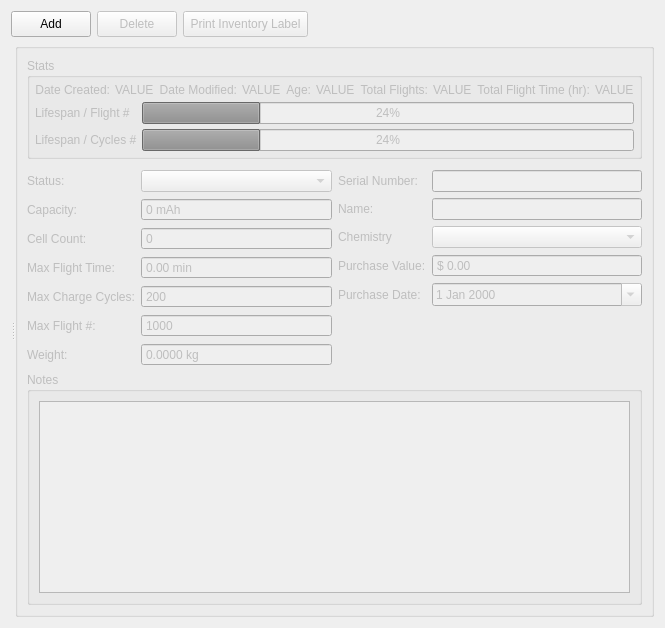
          <widget class="QWidget" name="batteries_tab">
           <attribute name="title">
            <string>Batteries</string>
           </attribute>
           <layout class="QVBoxLayout" name="verticalLayout_28" stretch="0,1">
            <item>
             <layout class="QHBoxLayout" name="horizontalLayout_50" stretch="0,0,0,1">
              <item>
               <widget class="QPushButton" name="battery_add_button">
                <property name="minimumSize">
                 <size>
                  <width>40</width>
                  <height>26</height>
                 </size>
                </property>
                <property name="text">
                 <string>Add</string>
                </property>
               </widget>
              </item>
              <item>
               <widget class="QPushButton" name="battery_delete_button">
                <property name="enabled">
                 <bool>false</bool>
                </property>
                <property name="minimumSize">
                 <size>
                  <width>50</width>
                  <height>26</height>
                 </size>
                </property>
                <property name="text">
                 <string>Delete</string>
                </property>
               </widget>
              </item>
              <item>
               <widget class="QPushButton" name="battery_print_inventory_label_button">
                <property name="enabled">
                 <bool>false</bool>
                </property>
                <property name="minimumSize">
                 <size>
                  <width>125</width>
                  <height>26</height>
                 </size>
                </property>
                <property name="text">
                 <string>Print Inventory Label</string>
                </property>
               </widget>
              </item>
              <item>
               <spacer name="horizontalSpacer_18">
                <property name="orientation">
                 <enum>Qt::Horizontal</enum>
                </property>
                <property name="sizeHint" stdset="0">
                 <size>
                  <width>40</width>
                  <height>20</height>
                 </size>
                </property>
               </spacer>
              </item>
             </layout>
            </item>
            <item>
             <widget class="QSplitter" name="battery_splitter">
              <property name="orientation">
               <enum>Qt::Horizontal</enum>
              </property>
              <property name="childrenCollapsible">
               <bool>true</bool>
              </property>
              <widget class="QWidget" name="layoutWidget">
               <layout class="QVBoxLayout" name="battery_search_layout"/>
              </widget>
              <widget class="QWidget" name="verticalLayoutWidget">
               <layout class="QVBoxLayout" name="verticalLayout_14">
                <item>
                 <widget class="QGroupBox" name="batteries_info_groupbox">
                  <property name="enabled">
                   <bool>false</bool>
                  </property>
                  <property name="flat">
                   <bool>false</bool>
                  </property>
                  <layout class="QVBoxLayout" name="_2" stretch="0,0,0">
                   <item>
                    <widget class="QGroupBox" name="groupBox_2">
                     <property name="minimumSize">
                      <size>
                       <width>0</width>
                       <height>100</height>
                      </size>
                     </property>
                     <property name="title">
                      <string>Stats</string>
                     </property>
                     <layout class="QVBoxLayout" name="verticalLayout_11" stretch="0,0">
                      <property name="spacing">
                       <number>5</number>
                      </property>
                      <property name="leftMargin">
                       <number>5</number>
                      </property>
                      <property name="topMargin">
                       <number>5</number>
                      </property>
                      <property name="rightMargin">
                       <number>5</number>
                      </property>
                      <property name="bottomMargin">
                       <number>5</number>
                      </property>
                      <item>
                       <layout class="QHBoxLayout" name="horizontalLayout_12">
                        <item>
                         <layout class="QHBoxLayout" name="horizontalLayout_18">
                          <item>
                           <widget class="QLabel" name="label_50">
                            <property name="text">
                             <string>Date Created:</string>
                            </property>
                            <property name="alignment">
                             <set>Qt::AlignRight|Qt::AlignTrailing|Qt::AlignVCenter</set>
                            </property>
                           </widget>
                          </item>
                          <item>
                           <widget class="QLabel" name="battery_date_created_value">
                            <property name="text">
                             <string>VALUE</string>
                            </property>
                           </widget>
                          </item>
                         </layout>
                        </item>
                        <item>
                         <layout class="QHBoxLayout" name="horizontalLayout_19">
                          <item>
                           <widget class="QLabel" name="label_51">
                            <property name="text">
                             <string>Date Modified:</string>
                            </property>
                            <property name="alignment">
                             <set>Qt::AlignRight|Qt::AlignTrailing|Qt::AlignVCenter</set>
                            </property>
                           </widget>
                          </item>
                          <item>
                           <widget class="QLabel" name="battery_date_modified_value">
                            <property name="text">
                             <string>VALUE</string>
                            </property>
                           </widget>
                          </item>
                         </layout>
                        </item>
                        <item>
                         <layout class="QHBoxLayout" name="horizontalLayout_13">
                          <item>
                           <widget class="QLabel" name="label_43">
                            <property name="text">
                             <string>Age:</string>
                            </property>
                            <property name="alignment">
                             <set>Qt::AlignRight|Qt::AlignTrailing|Qt::AlignVCenter</set>
                            </property>
                           </widget>
                          </item>
                          <item>
                           <widget class="QLabel" name="battery_age_value">
                            <property name="text">
                             <string>VALUE</string>
                            </property>
                           </widget>
                          </item>
                         </layout>
                        </item>
                        <item>
                         <layout class="QHBoxLayout" name="horizontalLayout_14">
                          <item>
                           <widget class="QLabel" name="label_44">
                            <property name="text">
                             <string>Total Flights:</string>
                            </property>
                            <property name="alignment">
                             <set>Qt::AlignRight|Qt::AlignTrailing|Qt::AlignVCenter</set>
                            </property>
                           </widget>
                          </item>
                          <item>
                           <widget class="QLabel" name="battery_total_flights_value">
                            <property name="text">
                             <string>VALUE</string>
                            </property>
                           </widget>
                          </item>
                         </layout>
                        </item>
                        <item>
                         <layout class="QHBoxLayout" name="horizontalLayout_15">
                          <item>
                           <widget class="QLabel" name="label_45">
                            <property name="text">
                             <string>Total Flight Time (hr):</string>
                            </property>
                            <property name="alignment">
                             <set>Qt::AlignRight|Qt::AlignTrailing|Qt::AlignVCenter</set>
                            </property>
                           </widget>
                          </item>
                          <item>
                           <widget class="QLabel" name="battery_total_flight_time_value">
                            <property name="text">
                             <string>VALUE</string>
                            </property>
                           </widget>
                          </item>
                         </layout>
                        </item>
                       </layout>
                      </item>
                      <item>
                       <layout class="QFormLayout" name="formLayout_11">
                        <item row="0" column="0">
                         <widget class="QLabel" name="label_46">
                          <property name="text">
                           <string>Lifespan / Flight #</string>
                          </property>
                         </widget>
                        </item>
                        <item row="0" column="1">
                         <widget class="QProgressBar" name="battery_lifespan_flight_progressbar">
                          <property name="maximum">
                           <number>100</number>
                          </property>
                          <property name="value">
                           <number>24</number>
                          </property>
                          <property name="format">
                           <string>%p%</string>
                          </property>
                         </widget>
                        </item>
                        <item row="1" column="0">
                         <widget class="QLabel" name="label_47">
                          <property name="text">
                           <string>Lifespan / Cycles #</string>
                          </property>
                         </widget>
                        </item>
                        <item row="1" column="1">
                         <widget class="QProgressBar" name="battery_lifespan_cycles_progressbar">
                          <property name="value">
                           <number>24</number>
                          </property>
                          <property name="orientation">
                           <enum>Qt::Horizontal</enum>
                          </property>
                          <property name="invertedAppearance">
                           <bool>false</bool>
                          </property>
                         </widget>
                        </item>
                       </layout>
                      </item>
                     </layout>
                    </widget>
                   </item>
                   <item>
                    <layout class="QHBoxLayout" name="horizontalLayout_11" stretch="1,1">
                     <property name="topMargin">
                      <number>5</number>
                     </property>
                     <item>
                      <layout class="QFormLayout" name="formLayout_9">
                       <item row="1" column="0">
                        <widget class="QLabel" name="label_34">
                         <property name="text">
                          <string>Capacity:</string>
                         </property>
                        </widget>
                       </item>
                       <item row="1" column="1">
                        <widget class="QSpinBox" name="battery_capacity_spinbox">
                         <property name="buttonSymbols">
                          <enum>QAbstractSpinBox::NoButtons</enum>
                         </property>
                         <property name="suffix">
                          <string> mAh</string>
                         </property>
                         <property name="prefix">
                          <string/>
                         </property>
                         <property name="maximum">
                          <number>10000</number>
                         </property>
                        </widget>
                       </item>
                       <item row="2" column="0">
                        <widget class="QLabel" name="label_35">
                         <property name="text">
                          <string>Cell Count:</string>
                         </property>
                        </widget>
                       </item>
                       <item row="2" column="1">
                        <widget class="QSpinBox" name="battery_cell_count_spinbox">
                         <property name="readOnly">
                          <bool>false</bool>
                         </property>
                         <property name="buttonSymbols">
                          <enum>QAbstractSpinBox::NoButtons</enum>
                         </property>
                         <property name="suffix">
                          <string/>
                         </property>
                         <property name="prefix">
                          <string/>
                         </property>
                         <property name="maximum">
                          <number>100</number>
                         </property>
                        </widget>
                       </item>
                       <item row="3" column="0">
                        <widget class="QLabel" name="label_36">
                         <property name="text">
                          <string>Max Flight Time:</string>
                         </property>
                        </widget>
                       </item>
                       <item row="3" column="1">
                        <widget class="QDoubleSpinBox" name="battery_max_flight_time_spinbox">
                         <property name="buttonSymbols">
                          <enum>QAbstractSpinBox::NoButtons</enum>
                         </property>
                         <property name="suffix">
                          <string> min</string>
                         </property>
                         <property name="maximum">
                          <double>1000.000000000000000</double>
                         </property>
                        </widget>
                       </item>
                       <item row="4" column="0">
                        <widget class="QLabel" name="label_37">
                         <property name="text">
                          <string>Max Charge Cycles:</string>
                         </property>
                        </widget>
                       </item>
                       <item row="4" column="1">
                        <widget class="QSpinBox" name="battery_max_charge_cycles_spinbox">
                         <property name="buttonSymbols">
                          <enum>QAbstractSpinBox::NoButtons</enum>
                         </property>
                         <property name="suffix">
                          <string/>
                         </property>
                         <property name="prefix">
                          <string/>
                         </property>
                         <property name="maximum">
                          <number>10000</number>
                         </property>
                         <property name="value">
                          <number>200</number>
                         </property>
                        </widget>
                       </item>
                       <item row="6" column="0">
                        <widget class="QLabel" name="label_38">
                         <property name="text">
                          <string>Weight:</string>
                         </property>
                        </widget>
                       </item>
                       <item row="6" column="1">
                        <widget class="QDoubleSpinBox" name="battery_weight_spinbox">
                         <property name="buttonSymbols">
                          <enum>QAbstractSpinBox::NoButtons</enum>
                         </property>
                         <property name="suffix">
                          <string> kg</string>
                         </property>
                         <property name="decimals">
                          <number>4</number>
                         </property>
                         <property name="maximum">
                          <double>100000.000000000000000</double>
                         </property>
                        </widget>
                       </item>
                       <item row="5" column="0">
                        <widget class="QLabel" name="label_39">
                         <property name="text">
                          <string>Max Flight #:</string>
                         </property>
                        </widget>
                       </item>
                       <item row="5" column="1">
                        <widget class="QSpinBox" name="battery_max_flight_spinbox">
                         <property name="buttonSymbols">
                          <enum>QAbstractSpinBox::NoButtons</enum>
                         </property>
                         <property name="suffix">
                          <string/>
                         </property>
                         <property name="prefix">
                          <string/>
                         </property>
                         <property name="maximum">
                          <number>10000</number>
                         </property>
                         <property name="value">
                          <number>1000</number>
                         </property>
                        </widget>
                       </item>
                       <item row="0" column="0">
                        <widget class="QLabel" name="label_40">
                         <property name="text">
                          <string>Status:</string>
                         </property>
                        </widget>
                       </item>
                       <item row="0" column="1">
                        <widget class="QComboBox" name="battery_status_combobox"/>
                       </item>
                      </layout>
                     </item>
                     <item>
                      <layout class="QFormLayout" name="formLayout_10">
                       <item row="0" column="0">
                        <widget class="QLabel" name="label_48">
                         <property name="text">
                          <string>Serial Number:</string>
                         </property>
                        </widget>
                       </item>
                       <item row="0" column="1">
                        <widget class="QLineEdit" name="battery_serial_number_line_edit"/>
                       </item>
                       <item row="1" column="0">
                        <widget class="QLabel" name="label_49">
                         <property name="text">
                          <string>Name:</string>
                         </property>
                        </widget>
                       </item>
                       <item row="1" column="1">
                        <widget class="QLineEdit" name="battery_name_line_edit"/>
                       </item>
                       <item row="3" column="0">
                        <widget class="QLabel" name="label_42">
                         <property name="text">
                          <string>Purchase Value:</string>
                         </property>
                        </widget>
                       </item>
                       <item row="3" column="1">
                        <widget class="QDoubleSpinBox" name="battery_item_value_spinbox">
                         <property name="buttonSymbols">
                          <enum>QAbstractSpinBox::NoButtons</enum>
                         </property>
                         <property name="prefix">
                          <string>$ </string>
                         </property>
                         <property name="maximum">
                          <double>1000000.000000000000000</double>
                         </property>
                        </widget>
                       </item>
                       <item row="4" column="0">
                        <widget class="QLabel" name="label_41">
                         <property name="text">
                          <string>Purchase Date:</string>
                         </property>
                        </widget>
                       </item>
                       <item row="4" column="1">
                        <widget class="QDateEdit" name="battery_date_purchased_date_edit">
                         <property name="calendarPopup">
                          <bool>true</bool>
                         </property>
                        </widget>
                       </item>
                       <item row="2" column="0">
                        <widget class="QLabel" name="label_89">
                         <property name="text">
                          <string>Chemistry</string>
                         </property>
                        </widget>
                       </item>
                       <item row="2" column="1">
                        <widget class="QComboBox" name="battery_chemistry_combobox"/>
                       </item>
                      </layout>
                     </item>
                    </layout>
                   </item>
                   <item>
                    <widget class="QGroupBox" name="verticalGroupBox_2">
                     <property name="minimumSize">
                      <size>
                       <width>0</width>
                       <height>130</height>
                      </size>
                     </property>
                     <property name="title">
                      <string>Notes</string>
                     </property>
                     <layout class="QVBoxLayout" name="verticalLayout_12">
                      <item>
                       <widget class="QPlainTextEdit" name="battery_notes_plain_text_edit"/>
                      </item>
                     </layout>
                    </widget>
                   </item>
                  </layout>
                 </widget>
                </item>
               </layout>
              </widget>
             </widget>
            </item>
           </layout>
          </widget>
